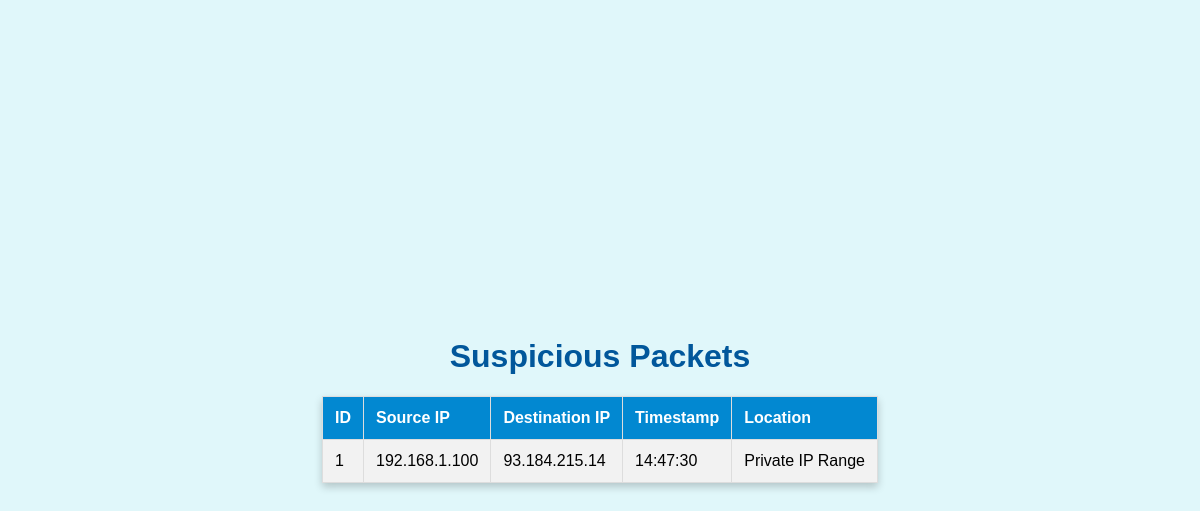
Before: / with the older database file.
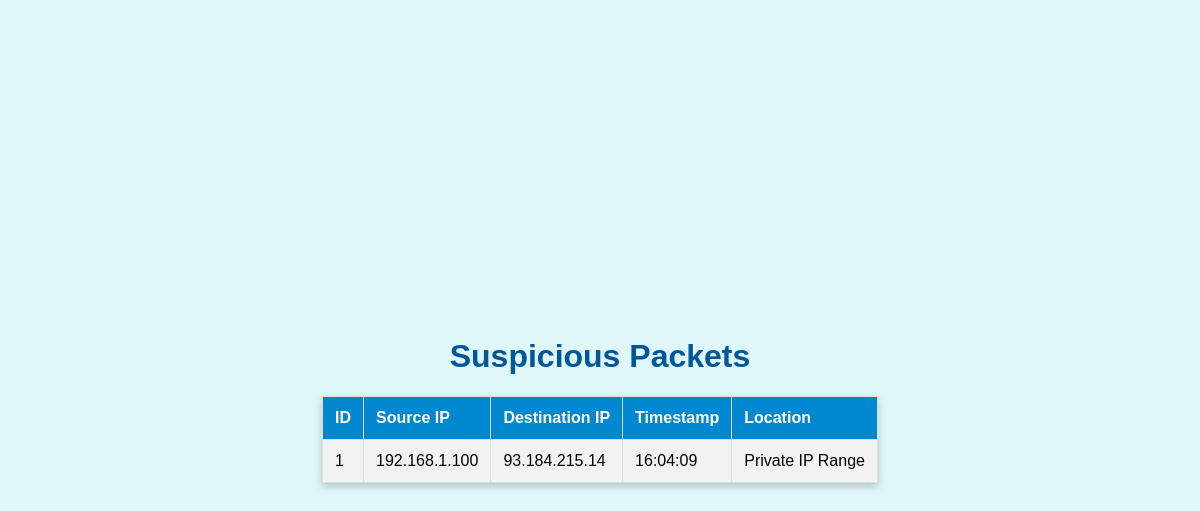
After: the same page with the newer database file.
### tables this page shows
CREATE TABLE suspicious_packets (
            id INTEGER PRIMARY KEY AUTOINCREMENT,
            src_ip TEXT,
            dest_ip TEXT,
            timestamp DATETIME
        );

### web_dashboard.py (the view)
@app.route('/')
def index():
    packets = get_packets()
    return render_template('index.html', packets=packets)

### geo_ip.py (called while the page is built)
def is_private_ip(ip):
    return ipaddress.ip_address(ip).is_private

### web_dashboard.py (called while the page is built)
def get_packets():
    conn = sqlite3.connect('network_monitor.db')
    c = conn.cursor()
    c.execute('SELECT * FROM suspicious_packets ORDER BY timestamp DESC')
    packets = c.fetchall()
    conn.close()
    packetsWithLocation = []
    for packet in packets:
        sourceIP = packet[1]
        if is_private_ip(sourceIP):
            location = "Private IP Range"
        else:
            geo_info = get_geo_location(sourceIP)
            city = geo_info.get('city', 'N/A')
            country = geo_info.get('country', 'N/A')
            location = f"{city}, {country}"
        packetsWithLocation.append((*packet, location))
    print("Fetched packets:", packetsWithLocation)
    return packetsWithLocation

### templates/index.html (shortened to what this page needs)
<!doctype html>
<html>
<head>
</head>
<body>
    <div class="content">
        <h1>Suspicious Packets</h1>
        <table>
            <tr>
                <th>ID</th>
                <th>Source IP</th>
                <th>Destination IP</th>
                <th>Timestamp</th>
                <th>Location</th>
            </tr>
            {% for packet in packets %}
            <tr>
                <td>{{ packet[0] }}</td>
                <td>{{ packet[1] }}</td>
                <td>{{ packet[2] }}</td>
                <td>{{ packet[3] }}</td>
                <td>{{ packet[4] }}</td>
            </tr>
            {% endfor %}
        </table>
    </div>
</body>
</html>

### templates/index.html (style rules this page uses)
body { display: flex; justify-content: center; align-items: center; height: 100vh; margin: 0; background-color: #e0f7fa; font-family: "Comic Sans MS", cursive, sans-serif; }
.content { text-align: center; max-width: 800px; margin: auto; }
h1 { color: #01579b; font-size: 2em; }
table { width: 100%; border-collapse: collapse; background-color: #ffffff; box-shadow: 0 4px 8px rgba(0, 0, 0, 0.2); }
th, td { padding: 12px; text-align: left; border: 1px solid #ddd; }
th { background-color: #0288d1; color: white; }
tr:nth-child(even) { background-color: #f2f2f2; }

Changed rows visible on the page:
changed suspicious_packets id 1: timestamp "14:47:30" → "16:04:09"
